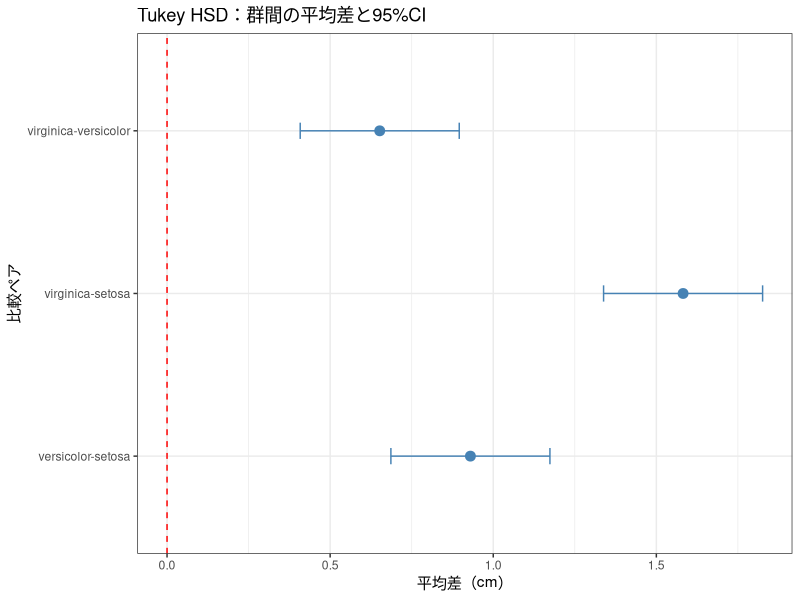
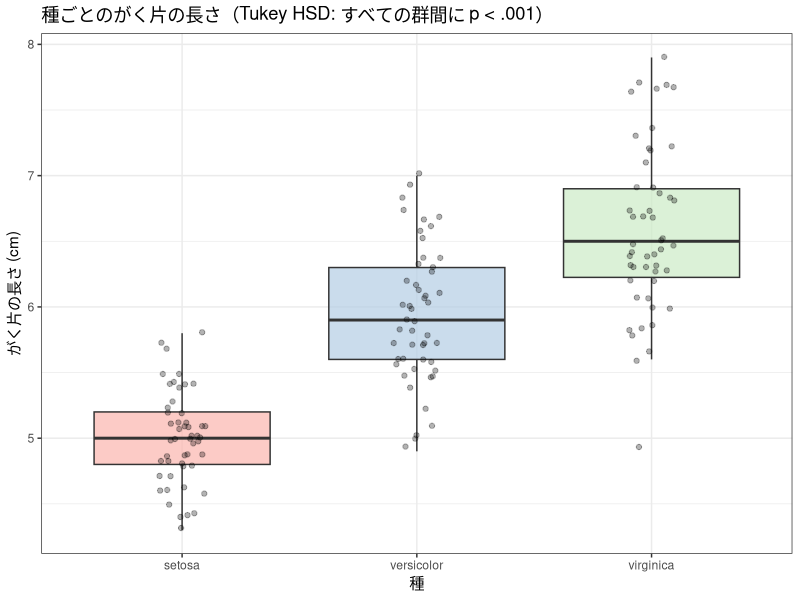

R code for these plots, in order:
## ---- chunk 1
knitr::opts_chunk$set(echo = TRUE, warning = FALSE, message = FALSE,
                      fig.width = 8, fig.height = 5)
library(tidyverse)

# 図の日本語が文字化けしないようにする（ragg があるときだけ有効にする）
if (requireNamespace("ragg", quietly = TRUE)) {
  knitr::opts_chunk$set(dev = "ragg_png")
}
## ---- chunk 2
library(tidyverse)
## ---- chunk 3
# 分散分析の実行（第13回の復習）
result_anova <- aov(Sepal.Length ~ Species, data = iris)
summary(result_anova)
## ---- chunk 4
# Tukey HSD 多重比較
result_tukey <- TukeyHSD(result_anova)
result_tukey
## ---- chunk 5
# confint() でデータフレームに変換して描く
tukey_df <- as.data.frame(result_tukey$Species)
tukey_df$comparison <- rownames(tukey_df)

ggplot(tukey_df, aes(x = comparison, y = diff)) +
  geom_point(size = 3, color = "steelblue") +
  geom_errorbar(aes(ymin = lwr, ymax = upr), width = 0.1, color = "steelblue") +
  geom_hline(yintercept = 0, linetype = "dashed", color = "red") +
  labs(title = "Tukey HSD：群間の平均差と95%CI",
       x = "比較ペア", y = "平均差（cm）") +
  coord_flip() +
  theme_bw()
## ---- chunk 6
# ggplot2で箱ひげ図を作成
p_box <- ggplot(iris, aes(x = Species, y = Sepal.Length, fill = Species)) +
  geom_boxplot(outlier.shape = NA, alpha = 0.7) +
  geom_jitter(width = 0.1, alpha = 0.3, size = 1.5) +
  scale_fill_brewer(palette = "Pastel1") +
  labs(title = "種ごとのがく片の長さ（Tukey HSD: すべての群間に p < .001）",
       x = "種", y = "がく片の長さ (cm)") +
  theme_bw() +
  theme(legend.position = "none")
p_box
## ---- chunk 7
iris |>
  group_by(Species) |>
  summarise(n = n(), M = mean(Sepal.Length), SD = sd(Sepal.Length)) |>
  mutate(across(where(is.numeric), ~ round(., 2)))
## ---- chunk 8
bartlett.test(Sepal.Length ~ Species, data = iris)
## ---- chunk 9
# 等分散を仮定しない多重比較（参考）
pairwise.t.test(iris$Sepal.Length, iris$Species,
                pool.sd = FALSE, p.adjust.method = "holm")
## ---- chunk 10
result_anova <- aov(Sepal.Length ~ Species, data = iris)
summary(result_anova)
## ---- chunk 11
TukeyHSD(result_anova)
## ---- chunk 12
ss <- anova(result_anova)[["Sum Sq"]]   # 1番目が群間，2番目が群内
round(ss[1] / sum(ss), 3)               # η²
